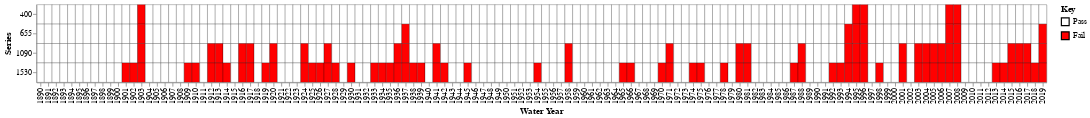

Source (notebook cell):
### Markdown cell above
<div class="alert alert-block alert-success">
'wy_event_heatmap' function plots a heatmap showing water years in which a criteria is met, which in this instance is 'water years where the trigger level was reached at least once'. Function can use any DataFrame input of annual timeseries representing the occurrence of some event. We can use the output of 'sla.AnnualDaysBelowSummary' as a direct input to the function.
</div>

### Code cell
opl.wy_event_heatmap(df=sla.AnnualDaysBelowSummary())

### Figure 1 — Vega-Lite specification as saved in the notebook (floating-point values rounded to 4 significant figures; data arrays with more than 128 entries replaced by an {"elided": "..."} marker saying what was removed)
{"config": {"view": {"continuousWidth": 300, "continuousHeight": 300}}, "data": {"name": "data-64dbc2146cb49ed8f8384f590f74856a"}, "mark": {"type": "rect", "stroke": "black", "strokeWidth": 0.3}, "encoding": {"color": {"field": "y", "scale": {"domain": ["Pass", "Fail"], "range": ["white", "red"]}, "title": "Key", "type": "nominal"}, "x": {"field": "index", "title": "Water Year", "type": "ordinal"}, "y": {"field": "column", "sort": null, "title": "Series", "type": "nominal"}}, "height": 100, "transform": [{"fold": ["400", "655", "1090", "1530"], "as": ["column", "value"]}, {"calculate": "if(datum.value>=1,1,0)", "as": "value"}, {"lookup": "value", "from": {"data": {"name": "data-b22dc4365ede9a20f7a450ddb16514b9"}, "key": "key", "fields": ["y"]}}], "width": 1300, "$schema": "https://vega.github.io/schema/vega-lite/v5.8.0.json", "datasets": {"data-64dbc2146cb49ed8f8384f590f74856a": {"elided": "130 records"}, "data-b22dc4365ede9a20f7a450ddb16514b9": [{"key": "1", "y": "Fail"}, {"key": "0", "y": "Pass"}]}}
